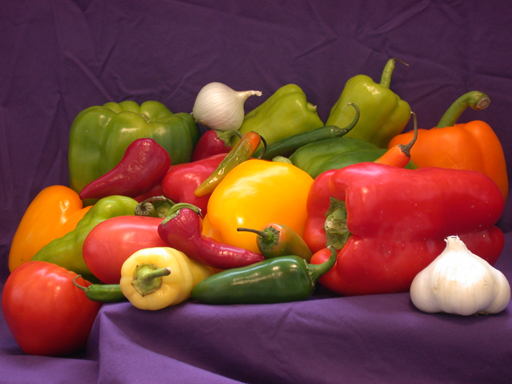
#> input picture TP1/images/peppers.bmp, 512 x 384 px
$ python main.py
#> lines starting #> are read from the running program, lines starting #| are printed output that depends on the picture; long printed decimals are rounded
# %%
import numpy as np
import matplotlib.colors as clr
import matplotlib.pyplot as plt
import cv2
from scipy import fftpack as fft


def subsampling(Cb, Cr, ratio):
    CbRatio = ratio[1]/ratio[0]

    if ratio[2] == 0:
        if ratio[1] == 4:
            CrRatio = 0.5
        else:
            CrRatio = CbRatio
    else:
        CrRatio = 1

    dsCbInterp = cv2.resize(Cb, None, fx=CbRatio,
                            fy=CrRatio, interpolation=cv2.INTER_LINEAR)
    dsCrInterp = cv2.resize(Cr, None, fx=CbRatio,
                            fy=CrRatio, interpolation=cv2.INTER_LINEAR)

    plt.figure()
    plt.title("SubSampCb")
    plt.imshow(dsCbInterp, cmap='gray')

    plt.figure()
    plt.title("SubSampCr")
    plt.imshow(dsCrInterp, cmap='gray')

    return dsCbInterp, dsCrInterp


def upsampling(dsCb, dsCr, ratio):
    # O reverse dos ratios é feito aqui
    CbRatio = ratio[0]/ratio[1]

    if ratio[2] == 0:
        if ratio[1] == 4:
            CrRatio = 0.5
        else:
            CrRatio = CbRatio
    else:
        CrRatio = 1

    upsCbInterp = cv2.resize(dsCb, None, fx=CbRatio,
                             fy=CrRatio, interpolation=cv2.INTER_LINEAR)
    upsCrInterp = cv2.resize(dsCr, None, fx=CbRatio,
                             fy=CrRatio, interpolation=cv2.INTER_LINEAR)

    # Caso o tamanho não corresponda, recorta-se os canais upsampled para serem do mm tamanho q os originais
    if upsCbInterp.shape != upsCrInterp.shape:
        min_dim = min(upsCbInterp.shape[0], upsCrInterp.shape[1])
        upsCbInterp = upsCbInterp[:min_dim, :min_dim]
        upsCrInterp = upsCrInterp[:min_dim, :min_dim]

    return upsCbInterp, upsCrInterp


def padding1(img, nl, nc):

    npl = 32-nl % 32
    npc = 32-nc % 32

    ll = img[nl - 1, :][np.newaxis, :]
    repl = ll.repeat(npl, axis=0)
    imgp = np.vstack([img, repl])

    lc = imgp[:, nc-1][:, np.newaxis]
    repc = lc.repeat(npc, axis=1)
    imgp = np.hstack([imgp, repc])

    return imgp


def unpadding(img, nl, nc):

    res = img[0:nl:, 0:nc:, ::]

    return res


def encode(img, nl, nc, quality):

    cmRed = clr.LinearSegmentedColormap.from_list(
        'red', [(0, 0, 0), (1, 0, 0)], 256)
    cmGreen = clr.LinearSegmentedColormap.from_list(
        'green', [(0, 0, 0), (0, 1, 0)], 256)
    cmBlue = clr.LinearSegmentedColormap.from_list(
        'blue', [(0, 0, 0), (0, 0, 1)], 256)

    img = padding1(img, nl, nc)

    R = img[:, :, 0]
    G = img[:, :, 1]
    B = img[:, :, 2]

    imgY, imgCb, imgCr = rgb2ycbcr(R, G, B)

    plt.figure()
    plt.title("R")
    plt.imshow(R, cmRed)

    plt.figure()
    plt.title("G")
    plt.imshow(G, cmGreen)

    plt.figure()
    plt.title("B")
    plt.imshow(B, cmBlue)

    plt.figure()
    plt.title("Y")
    plt.imshow(imgY, cmap='gray')

    plt.figure()
    plt.title("Cb")
    plt.imshow(imgCb, cmap='gray')

    plt.figure()
    plt.title("Cr")
    plt.imshow(imgCr, cmap='gray')

    SubCb, SubCr = subsampling(imgCb, imgCr, (4, 2, 0))
    print(SubCb.shape)
    imgDCT(imgY, SubCb, SubCr)
    blockY, blockCb, blockCr = imgBlockDct(imgY, SubCb, SubCr, 8)
    qy, qcb, qcr = quantizer((blockY, blockCb, blockCr), quality)

    qy = DPCM(qy, "y")
    qcb = DPCM(qcb, "cb")
    qcr = DPCM(qcr, "cr")

    return qy, qcb, qcr


def decoder(qy, qcb, qcr, nl, nc, quality):

    qy = iDPCM(qy, "y")
    qcb = iDPCM(qcb, "cb")
    qcr = iDPCM(qcr, "cr")
    y_dct, cb_dct, cr_dct = iQuantizer((qy, qcb, qcr), quality)
    y, cb, cr = idct_block(y_dct, cb_dct, cr_dct, block=8)
    cb, cr = upsampling(cb, cr, (4, 2, 0))

    R, G, B = ycbcr2rgb(y, cb, cr)

    decoded = np.zeros((nl, nc, 3), dtype=np.uint8)

    decoded[:, :, 0] = R[0:nl:, 0:nc:]
    decoded[:, :, 1] = G[0:nl:, 0:nc:]
    decoded[:, :, 2] = B[0:nl:, 0:nc:]

    #res = unpadding(img, nl, nc)

    plt.figure()
    plt.title("Decoded")
    plt.imshow(decoded)

    return decoded


T = np.array([[0.299, 0.587, 0.114], [-0.168736, -
                                      0.331264, 0.5], [0.5, -0.418688, -0.081312]])


def rgb2ycbcr(R, G, B):

    Y = T[0, 0] * R + T[0, 1] * G + T[0, 2] * B
    Cb = (T[1, 0] * R + T[1, 1] * G + T[1, 2] * B)+128
    Cr = (T[2, 0] * R + T[2, 1] * G + T[2, 2] * B)+128

    return Y, Cb, Cr


def ycbcr2rgb(Y, Cb, Cr):

    Ti = np.linalg.inv(T)

    R = Y + Ti[0, 2] * (Cr-128)
    G = Y + Ti[1, 1] * (Cb-128) + Ti[1, 2] * (Cr-128)
    B = Y + Ti[2, 1] * (Cb-128) + Ti[2, 2] * (Cr-128)

    R[R > 255] = 255
    G[G > 255] = 255
    B[B > 255] = 255

    R[R < 0] = 0
    G[G < 0] = 0
    B[B < 0] = 0

    return R.astype(np.uint8), G.astype(np.uint8), B.astype(np.uint8)

# 7


def imgDCT(Y, Cb, Cr):
    Ydct = DCT(Y)
    Cbdct = DCT(Cb)
    Crdct = DCT(Cr)

    Ydct = np.log(np.abs(Ydct) + 0.0001)
    Cbdct = np.log(np.abs(Cbdct) + 0.0001)
    Crdct = np.log(np.abs(Crdct) + 0.0001)

    plt.figure()
    plt.title("DCT Y")
    plt.imshow(Ydct, cmap='gray')

    plt.figure()
    plt.title("DCT Cb")
    plt.imshow(Cbdct, cmap='gray')

    plt.figure()
    plt.title("DCT Cr")
    plt.imshow(Crdct, cmap='gray')

    return Ydct, Cbdct, Crdct


# DCT com blocos

def imgBlockDct(y, cb, cr, block):
    Ydct = BlockDct(y, size=block)
    Cbdct = BlockDct(cb, size=block)
    Crdct = BlockDct(cr, size=block)

    # Para mostrar no grafico
    Ybshow = np.log(np.abs(Ydct) + 0.0001)
    Cbshow = np.log(np.abs(Cbdct) + 0.0001)
    Crshow = np.log(np.abs(Crdct) + 0.0001)

    plt.figure()
    plt.title("DCT Block Y")
    plt.imshow(Ybshow, cmap='gray')

    plt.figure()
    plt.title("DCT Block Cb")
    plt.imshow(Cbshow, cmap='gray')

    plt.figure()
    plt.title("DCT Block Cr")
    plt.imshow(Crshow, cmap='gray')

    return Ydct, Cbdct, Crdct


def DCT(x):
    return fft.dct(fft.dct(x, norm="ortho").T, norm="ortho").T


def idct(x):
    return fft.idct(fft.idct(x, norm="ortho").T, norm="ortho").T


def BlockDct(x, size):
    h, w = x.shape
    newImg = np.zeros(x.shape)
    for i in range(0, h, size):
        for j in range(0, w, size):
            newImg[i:i+size, j:j+size] = DCT(x[i:i+size, j:j+size])
    return newImg


def idct_block(y_dct, cb_dct, cr_dct, block):

    y_inv = blockIdct(y_dct, size=block)
    cb_inv = blockIdct(cb_dct, size=block)
    cr_inv = blockIdct(cr_dct, size=block)

    # Mostrar no grafico
    Yshow = np.log(np.abs(y_inv) + 0.0001)
    Cbshow = np.log(np.abs(cb_inv) + 0.0001)
    Crshow = np.log(np.abs(cr_inv) + 0.0001)

    plt.figure()
    plt.title("IDCT Block Y")
    plt.imshow(Yshow, cmap='gray')

    plt.figure()
    plt.title("IDCT Block Cb")
    plt.imshow(Cbshow, cmap='gray')

    plt.figure()
    plt.title("IDCT Block Cr")
    plt.imshow(Crshow, cmap='gray')

    return y_inv, cb_inv, cr_inv


def blockIdct(x: np.ndarray, size):
    h, w = x.shape
    newImg = np.zeros(x.shape)
    for i in range(0, h, size):
        for j in range(0, w, size):
            newImg[i:i+size, j:j+size] = idct(x[i:i+size, j:j+size])
    return newImg
# 8


QY = np.array([[16,  11,  10,  16,  24,  40,  51,  61],
               [12,  12,  14,  19,  26,  58,  60,  55],
               [14,  13,  16,  24,  40,  57,  69,  56],
               [14,  17,  22,  29,  51,  87,  80,  62],
               [18,  22,  37,  56,  68, 109, 103,  77],
               [24,  35,  55,  64,  81, 104, 113,  92],
               [49,  64,  78,  87, 103, 121, 120, 101],
               [72,  92,  95,  98, 112, 100, 103,  99]])


QC = np.array([[17, 18, 24, 47, 99, 99, 99, 99],
               [18, 21, 26, 66, 99, 99, 99, 99],
               [24, 26, 56, 99, 99, 99, 99, 99],
               [47, 66, 99, 99, 99, 99, 99, 99],
               [99, 99, 99, 99, 99, 99, 99, 99],
               [99, 99, 99, 99, 99, 99, 99, 99],
               [99, 99, 99, 99, 99, 99, 99, 99],
               [99, 99, 99, 99, 99, 99, 99, 99]])


def quantizer(ycbcr, quality):
    y, cb, cr = ycbcr
    revQ = (100 - quality) / 50 if quality >= 50 else 50 / quality
    QsY = np.round(QY * revQ)
    QsC = np.round(QC * revQ)

    QsY[QsY > 255] = 255
    QsC[QsC > 255] = 255
    QsY[QsY < 1] = 1
    QsC[QsC < 1] = 1
    QsC = QsC.astype(np.uint8)
    QsY = QsY.astype(np.uint8)

    qy = np.empty(y.shape, dtype=y.dtype)
    qcb = np.empty(cb.shape, dtype=cb.dtype)
    qcr = np.empty(cr.shape, dtype=cr.dtype)

    for i in range(0, y.shape[0], 8):
        for j in range(0, y.shape[1], 8):
            qy[i:i+8, j:j+8] = y[i:i+8, j:j+8] / QsY
    qy = np.round(qy).astype(np.int16)

    for i in range(0, cb.shape[0], 8):
        for j in range(0, cb.shape[1], 8):
            qcb[i:i+8, j:j+8] = cb[i:i+8, j:j+8] / QsC
    qcb = np.round(qcb).astype(np.int16)

    for i in range(0, cr.shape[0], 8):
        for j in range(0, cr.shape[1], 8):
            qcr[i:i+8, j:j+8] = cr[i:i+8, j:j+8] / QsC
    qcr = np.round(qcr).astype(np.int16)

    qyshwow = np.log(np.abs(qy) + 0.0001)
    qcbshow = np.log(np.abs(qcb) + 0.0001)
    qcrshow = np.log(np.abs(qcr) + 0.0001)

    plt.figure()
    plt.title("Quantized Y")
    plt.imshow(qyshwow, cmap='gray')

    plt.figure()
    plt.title("Quantized Cb")
    plt.imshow(qcbshow, cmap='gray')

    plt.figure()
    plt.title("Quantized Cr")
    plt.imshow(qcrshow, cmap='gray')

    return qy, qcb, qcr


def iQuantizer(ycbcr: tuple, qf: int):
    qy, qcb, qcr = ycbcr
    sf = (100 - qf) / 50 if qf >= 50 else 50 / qf
    QsY = np.round(QY * sf)
    QsC = np.round(QC * sf)

    QsY[QsY > 255] = 255
    QsC[QsC > 255] = 255
    QsY[QsY < 1] = 1
    QsC[QsC < 1] = 1
    QsC = QsC.astype(np.uint8)
    QsY = QsY.astype(np.uint8)

    y = np.empty(qy.shape, dtype=qy.dtype)
    cb = np.empty(qcb.shape, dtype=qcb.dtype)
    cr = np.empty(qcr.shape, dtype=qcr.dtype)

    for i in range(0, y.shape[0], 8):
        for j in range(0, y.shape[1], 8):
            y[i:i+8, j:j+8] = qy[i:i+8, j:j+8] * QsY

    for i in range(0, cb.shape[0], 8):
        for j in range(0, cb.shape[1], 8):
            cb[i:i+8, j:j+8] = qcb[i:i+8, j:j+8] * QsC

    for i in range(0, cr.shape[0], 8):
        for j in range(0, cr.shape[1], 8):
            cr[i:i+8, j:j+8] = qcr[i:i+8, j:j+8] * QsC

    qyshow = np.log(np.abs(qy) + 0.0001)
    qcbshow = np.log(np.abs(qcb) + 0.0001)
    qcrshow = np.log(np.abs(qcr) + 0.0001)

    plt.figure()
    plt.title("iQuantized Y  Qualidade:" + str(qf))
    plt.imshow(qyshow, cmap='gray')

    plt.figure()
    plt.title("iQuantized (Cb) Qualidade:" + str(qf))
    plt.imshow(qcbshow, cmap='gray')

    plt.figure()
    plt.title("iQuantized Cr Qualidade: " + str(qf))
    plt.imshow(qcrshow, cmap='gray')

    return y.astype(float), cb.astype(float), cr.astype(float)

# 9


def DPCM(imgDCT_Q, channel):

    imgDPCM = imgDCT_Q.copy()
    dc0 = imgDPCM[0, 0]
    nl, nc = imgDPCM.shape
    for i in range(0, nl, 8):
        for j in range(0, nc, 8):
            if i == 0 and j == 0:
                continue
            dc = imgDCT_Q[i, j]
            diff = dc - dc0
            dc0 = dc
            imgDPCM[i, j] = diff

    plt.figure()
    plt.title('DPCM (' + channel + ')')
    plt.imshow(np.log(np.abs(imgDPCM) + 0.0001), "gray")

    return imgDPCM


def iDPCM(imgDCT_Q, channel):

    first = True

    # DPCM 8x8
    imgDPCM = imgDCT_Q.copy()
    dc0 = imgDPCM[0, 0]
    nl, nc = imgDPCM.shape
    for i in range(0, nl, 8):
        for j in range(0, nc, 8):
            if i == 0 and j == 0:
                continue
            dc = imgDCT_Q[i, j]
            s = dc + dc0
            if first and channel == "y":
                first = False
            dc0 = s
            imgDPCM[i, j] = s

    imgshow = np.log(np.abs(imgDPCM) + 0.0001)
    plt.figure()
    plt.title('iDPCM (' + channel + ')')
    plt.imshow(imgshow, "gray")

    return imgDPCM


if __name__ == "__main__":
    img_bgr = cv2.imread('./images/peppers.bmp')
#> img_bgr is the input picture: shape (384, 512, 3); mean B, G, R 57.6, 66.4, 120.8
    print(img_bgr.shape)
#| (384, 512, 3)
    img = cv2.cvtColor(img_bgr, cv2.COLOR_BGR2RGB)
    yOr, CbOr, CrOr = rgb2ycbcr(img[:, :, 0], img[:, :, 1], img[:, :, 2])
#> in rgb2ycbcr, `Cr = (T[2, 0] * R + T[2, 1] * G + T[2, 2] * B)+128`:
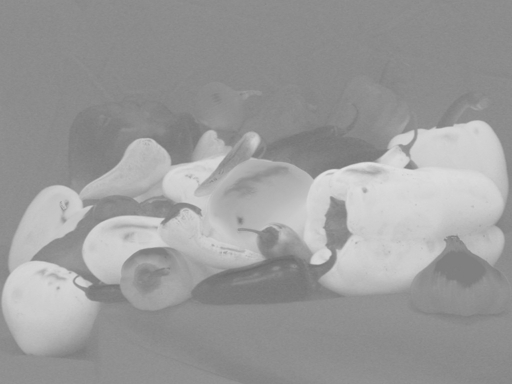
#> Cr: shape (384, 512) float64; min 109.2, max 225.4, mean 155.9
    plt.figure()
    plt.title("Original")
    plt.imshow(img)
    nl = img.shape[0]
#> nl = 384
    nc = img.shape[1]
#> nc = 512
    quality = 10
    qy, qcb, qcr = encode(img, nl, nc, quality)
#> in padding1, `ll = img[nl - 1, :][np.newaxis, :]`: ll = 512 rows, first 8: [111, 70, 130], [114, 72, 131], [115, 71, 131], [115, 70, 131], [112, 69, 129], [116, 68, 128], [118, 69, 133], [118, 71, 139]
#> in padding1, `imgp = np.vstack([img, repl])`:
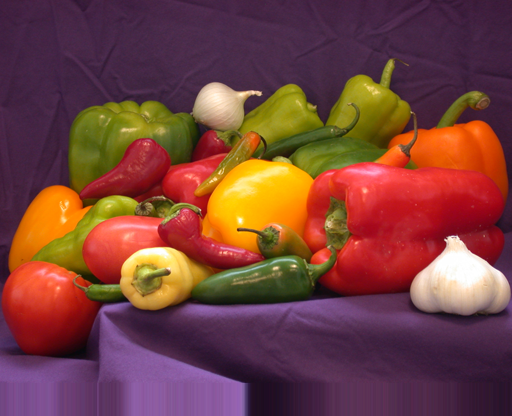
#> imgp: shape (416, 512, 3); mean R, G, B 118.7, 65.5, 60.9
#> in padding1, `lc = imgp[:, nc-1][:, np.newaxis]`: lc = 416 rows, first 8: [64, 28, 55], [56, 27, 56], [57, 27, 57], [56, 27, 58], [56, 28, 52], [60, 26, 52], [59, 27, 52], [57, 26, 54]
#| (208, 272)
#> call 2 of BlockDct, with size = 8
#> after the loop in BlockDct (call 2), `for i in range(0, h, size):`:
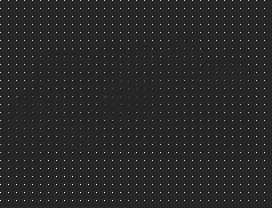
#> newImg: shape (208, 272) float64; min -223.8, max 1260.8, mean 14.7; drawn with min black and max white
#> in quantizer, `qcbshow = np.log(np.abs(qcb) + 0.0001)`:
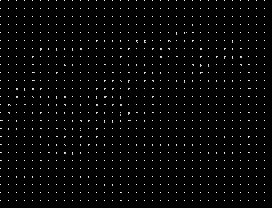
#> qcbshow: shape (208, 272) float64; min -9.21, max 2.71, mean -8.98; drawn with min black and max white
#> in DPCM, `dc0 = imgDPCM[0, 0]`: dc0 = 4
#> after the loop in DPCM, `for i in range(0, nl, 8):`:
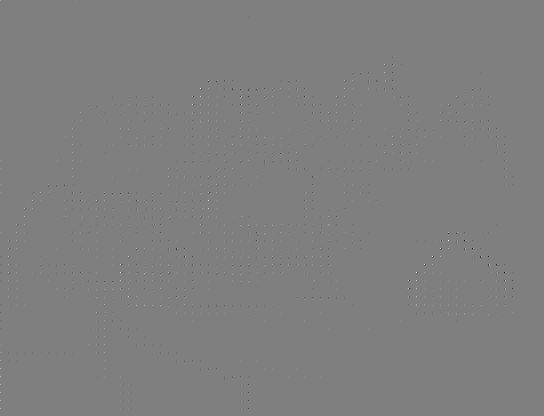
#> imgDPCM: shape (416, 544) int16; min -14, max 14, mean -0.000371; drawn with min black and max white
#> after the loop in DPCM (call 2), `for i in range(0, nl, 8):`: imgDPCM: shape (208, 272) int16; min -6, max 13, mean 0.000389
#> call 3 of DPCM, with channel = 'cr'
#> after the loop in DPCM (call 3), `for i in range(0, nl, 8):`:
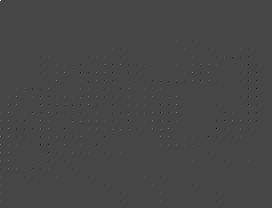
#> imgDPCM: shape (208, 272) int16; min -5, max 13, mean 0.000566; drawn with min black and max white
    imgRec = decoder(qy, qcb, qcr, nl, nc, quality,)
#> after the loop in iDPCM, `for i in range(0, nl, 8):`: first = False
#> after the loop in blockIdct, `for i in range(0, h, size):`:
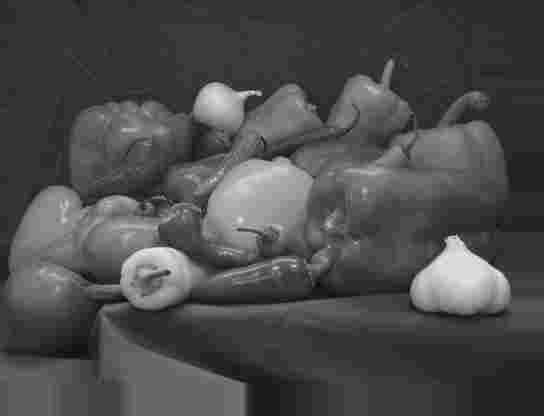
#> newImg: shape (416, 544) float64; min -13.29, max 294.6, mean 78.9; drawn with min black and max white
    yRec, CbRec, CrRec = rgb2ycbcr(
        imgRec[:, :, 0], imgRec[:, :, 1], imgRec[:, :, 2])
    E = abs(yOr-yRec)
    plt.figure()
    plt.title('E')
    plt.imshow(E, "gray")
    print("E: " + str(np.mean(E)))
#| E: 4.446
    MSE = np.sum((img.astype(float) - imgRec.astype(float))**2)/(nl*nc)
#> MSE = 322.8
    print("MSE: " + str(MSE))
#| MSE: 322.824
    RMSE = np.sqrt(MSE)
#> RMSE = 17.97
    P = np.sum((img.astype(float))**2)/(nl*nc)
#> P = 31088.2
    SNR = 10 * np.log10(P/MSE)
#> SNR = 19.84
    PSNR = 10 * np.log10((np.max(img.astype(float))**2)/MSE)
#> PSNR = 23.04
    print("RMSE: " + str(RMSE))
#| RMSE: 17.967
    print("SNR: " + str(SNR))
#| SNR: 19.836
    print("PSNR: " + str(PSNR))
#| PSNR: 23.041


# %%

$ run again, with TP1/images/barn_mountains.bmp copied over TP1/images/peppers.bmp
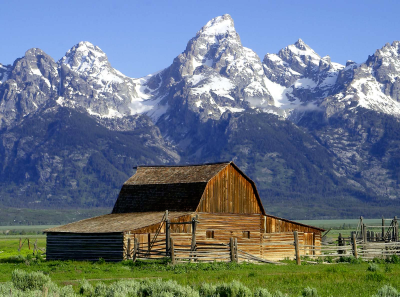
#> input picture TP1/images/barn_mountains.bmp, 400 x 297 px
#> img_bgr is the input picture: shape (297, 400, 3); mean B, G, R 130.1, 117.4, 104.4
#| (297, 400, 3)
#> ll = 400 rows, first 8: [145, 167, 98], [175, 194, 137], [162, 181, 128], [129, 147, 95], [127, 145, 91], [162, 180, 127], [174, 191, 140], [154, 173, 122]
#> lc = 320 rows, first 8: [110, 150, 225], [110, 150, 225], [113, 152, 227], [113, 152, 227], [113, 153, 223], [113, 153, 223], [113, 153, 223], [113, 153, 223]
#> Y: shape (320, 416) float64
#> Cb: shape (320, 416) float64
#> Cr: shape (320, 416) float64
#| (160, 208)
#> in DPCM, `dc0 = imgDPCM[0, 0]`: dc0 = 15
#> in DPCM (call 3), `dc0 = imgDPCM[0, 0]`: dc0 = 10
#> after the loop in DPCM (call 3), `for i in range(0, nl, 8):`:
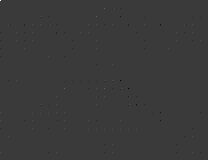
#> imgDPCM: shape (160, 208) int16; min -3, max 10, mean 3e-05; drawn with min black and max white
#> in iDPCM, `dc0 = imgDPCM[0, 0]`: dc0 = 15
#> after the loop in iDPCM, `for i in range(0, nl, 8):`: first = False
#> after the loop in blockIdct, `for i in range(0, h, size):`:
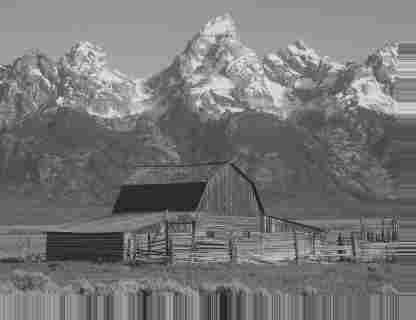
#> newImg: shape (320, 416) float64; min -54.78, max 310.3, mean 114.8; drawn with min black and max white
#| E: 9.478
#> MSE = 726.7
#| MSE: 726.676
#> RMSE = 26.96
#> P = 52315.2
#> SNR = 18.57
#> PSNR = 19.52
#| RMSE: 26.957
#| SNR: 18.573
#| PSNR: 19.517
